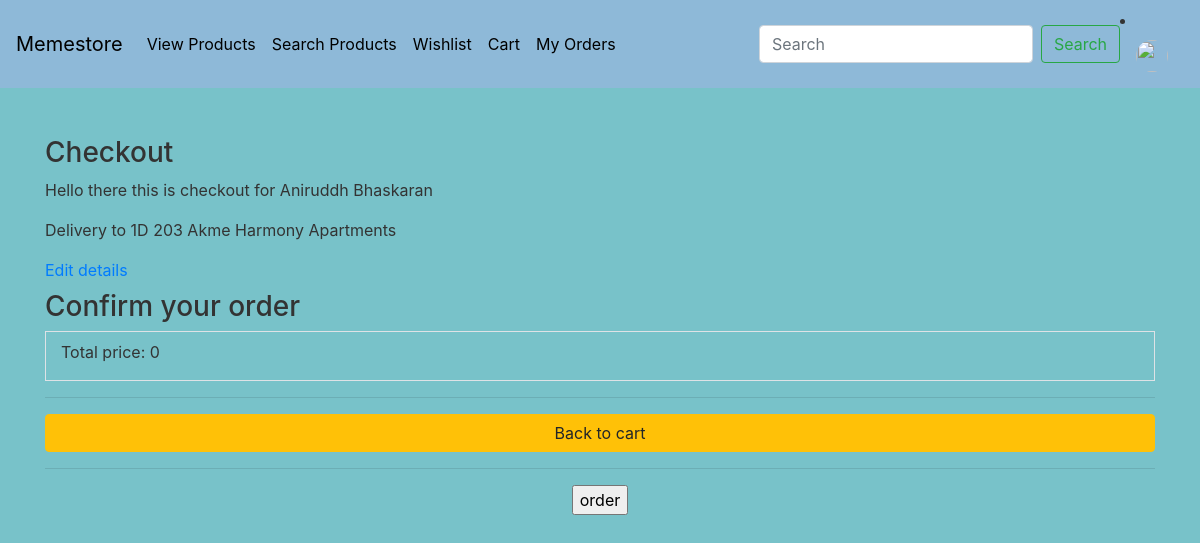
Page /checkout (signed in) on the committed database.
### base/models.py (models this page shows, shortened)
class UserProfile(models.Model):
    user = models.ForeignKey(settings.AUTH_USER_MODEL, on_delete=models.CASCADE)
    display_name = models.CharField(max_length=100, default="User")
    delivery_address = models.CharField(max_length=1000, default="Default address")

### base/views.py (the view)
# urls.py: path('checkout', views.checkout, name="checkout"),
@login_required
def checkout(request):
    try:
        cart = Cart.objects.get(user=request.user, is_ordered=False)
        user_profile = UserProfile.objects.get(user=request.user)
        context = {
            'cart': cart,
            'user': user_profile
        }
        total_price = 0
        for prod in cart.products.all():
            total_price += (prod.product.price * prod.quantity)
        context['total_price'] = total_price
        if request.GET.get('order') == 'order':
            cart.is_ordered = True
            cart.save()
            request.session.cart_count_num = 0
            return redirect("base:order-summary")
        context['picture'] = request.user.social_auth.get(provider='auth0').extra_data['picture']
        return render(request, "base/checkout.html", context=context)
    except ObjectDoesNotExist:
        messages.error(request, "You haven't created a cart yet.")
        return redirect("base:profile")

### base/templates/base/checkout.html (shortened to what this page needs)
{% extends "base/base.html" %}
{% block content %}
    <h3>Checkout</h3>
    <p>Hello there this is checkout for {{ user.display_name }}</p>
    <p>Delivery to {{ user.delivery_address }}</p>
    <a href="{% url 'base:edit-profile' %}">Edit details</a>
    <h3 class="mt-2">Confirm your order</h3>
    <div class="container border">
        <p class="mt-2">Total price: {{ total_price }}</p>
    </div>
    <div class="row">
        <div class="col-sm-12 text-center">
            <hr>
            <form action="{% url 'base:cart' %}">
                <button class="btn btn-warning btn-md btn-block">Back to cart</button>
            </form>
            <hr>
            <form action="#" method="GET">
                <input type="submit" value="order" name="order"/>
            </form>
        </div>
    </div>
{% endblock content %}

### base/static/base/main.css (style rules this page uses)
body { background: #fafafa00; color: #333333; background-color: #78c2c9; }

### rows in the picture
UserProfile: display_name "Aniruddh Bhaskaran", delivery_address "1D 203 Akme Harmony Apartments"

### other values in the picture
{{ total_price }} "0"
